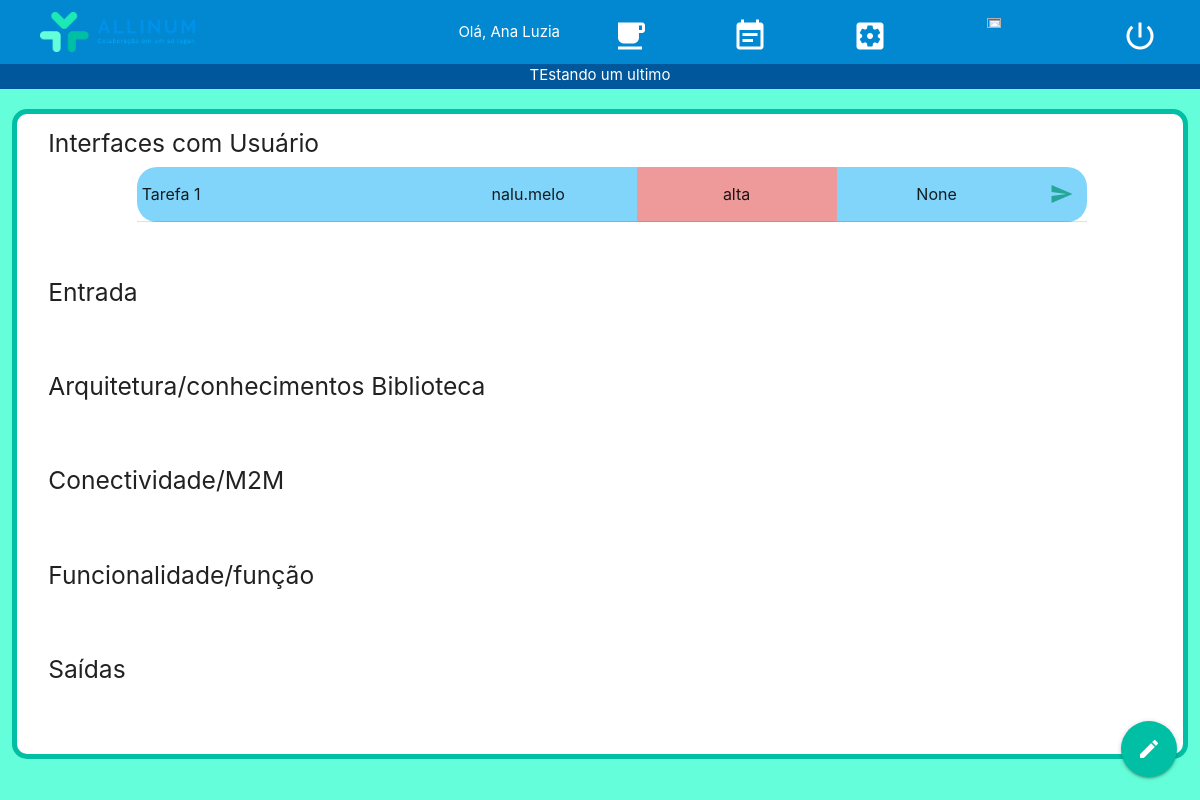
/visao_projeto/15 (signed in), run on the app's committed database.
### usuarios/models.py (models this page shows, shortened)
class Projeto(models.Model):
    titulo = models.TextField(max_length=100, null=False)
    descricao = models.TextField(max_length=400, null=False)
    lider = models.ForeignKey(User, on_delete=models.CASCADE)
    membros = models.ManyToManyField(Membro)
    ult_alt = models.TextField(max_length=100, null=True)
    data_ult_alt = models.DateField(null=True)

class Categoria(models.Model):
    nome = models.CharField(max_length=100, null=False)

class Tarefa(models.Model):
    titulo = models.CharField(max_length=100, null=False)
    resp = models.ForeignKey(Membro, on_delete=models.CASCADE)
    projeto = models.ForeignKey(Projeto, on_delete=models.CASCADE)
    prioridade = models.CharField(max_length=15, null=True)
    data_limite = models.DateField(null=True)
    concluido = models.BooleanField(default=False)
    categoria = models.ForeignKey(Categoria, on_delete=models.CASCADE)

class Membro(models.Model):
    user = models.OneToOneField(User, on_delete=models.CASCADE)

### usuarios/views.py (the view)
# urls.py: url(r'^visao_projeto/(?P<pk>[0-9]+)', projeto_visao, name='visao_projeto'),
@login_required
def projeto_visao(request, pk, template_name="visao_projeto.html"):
    tarefas = Tarefa.objects.filter(projeto_id=pk)
    categoria = Categoria.objects.all()
    try:
        projeto = Projeto.objects.get(pk=pk)
    except:
        messages.error(request, "Projeto não encontrado!")
        return redirect('/projeto_lista/')
    context = {'projeto': projeto, 'tarefas': tarefas, 'categorias': categoria, 'template': "visao_projeto"}
    return render(request, template_name, context)

### templates/visao_projeto.html (shortened to what this page needs)
{% extends 'baseTemplate.html' %}
{% block titulo %}
    {{ projeto.titulo }}
{% endblock titulo %}
{% block conteudo %}
    <div class="row" style="margin-left: 20px;">
        {% for categoria in categorias %}
        <div class="col s11">
            <div class="row">
                <div class="col s12">
                    <h5> {{ categoria.nome }} </h5>
                    <div class="row">
                        <div class="col s1"></div>
                        <div class="col s11">
                            <div>
                                <table class="light-blue lighten-3" style="border-radius: 20px;">
                                    <tbody>
                                        {% for tarefa in tarefas %}
                                            {% if tarefa.categoria.id == categoria.id %}
                                        <tr>
                                            <td style="width: 35%"> {{ tarefa.titulo }} </td>
                                            <td style="width: 15%"> {{ tarefa.resp.user.username }} </td>
                                            <td class="{% if tarefa.prioridade == "baixa" %} light-green lighten-2 {% endif %}
                                                       {% if tarefa.prioridade == "alta" %} red lighten-3 {% endif %}"
                                                style="text-align: center; width: 20%"> {{ tarefa.prioridade }} </td>
                                            <td style="text-align: center; width: 20%"> {{ tarefa.data_limite }} </td>
                                            <td style="width: 5%"><a href="{% url 'tarefa_editar' pk=tarefa.pk %}" class="secondary-content" style="margin-right: 20%;"><i class="material-icons">send</i></a></td>
                                        </tr>
                                            {% endif %}
                                        {% endfor %}
                                    </tbody>
                                </table>
                            </div>
                        </div>
                    </div>
                </div>
            </div>
        </div>
        {% endfor %}
    <div class="fixed-action-btn" id="projetos-options">
      <a class="btn-floating btn-large teal accent-4">
        <i class="large material-icons">mode_edit</i>
      </a>
    </div>
{% endblock conteudo %}

### templates/baseTemplate.html (shortened to what this page needs)
<html lang="pt-br">
    {% load static %}
	<head>
	    <link rel="stylesheet" href="https://cdnjs.cloudflare.com/ajax/libs/materialize/1.0.0/css/materialize.min.css">
	</head>
	<body style = 'background:  {% if request.user.profile.tema == 'C' %}
                                    #64FFDA
                                {% endif %}
                                ;'>
		<nav>
		    <div class="nav-wrapper {% if request.user.profile.tema == 'C' %}
                                        light-blue darken-2
                                    {% endif %}
                                    ">
		      	<a href="{% url 'projeto_lista' %}" style="margin-left: 40px; color:#FFFFFF;"> <img src = "{% static 'usuarios/logos/Logo_V_C.png' %}"
	      		style = "height: 40px; margin-top: 1%;"/> </a>
		      	<ul id="nav-mobile" class="right">
                    <li style="margin-right: 10px;"> Olá, {{ request.user.first_name}} </li>
			      	<li><a href=" {% url 'projeto_lista' %} " style="height: 100%; width: 120px;">
			      		<img src = "{% static 'usuarios/icons/projetos.png' %}" style = "width: 40%; margin-left: 30%; margin-top: 20%;">
			      	</a></li>
			      	<li><a href="{% url 'visao_tarefa' %}" style="height: 100%; width: 120px;">
			      		<img src = "{% static 'usuarios/icons/tarefas.png' %}" style = "width: 40%; margin-left: 30%; margin-top: 20%;">
			      	</a></li>
			        <li><a href=" {% url 'usuario_configuracao' %} " style="height: 100%; width: 120px;">
			      		<img src = "{% static 'usuarios/icons/configuracoes.png' %}" style = "width: 40%; margin-left: 30%; margin-top: 20%;">
			      	</a></li>
			        <li><a href="" class="btn-flat disabled" style="height: 100%; width: 120px;">
			        	<img src = "{% static 'usuarios/icons/notificacoes.png' %}" style = "width: 40%; margin-left: 30%; margin-top: 20%;">
			        </a></li>
			        <li><a href="{% url 'logout' %}" style="height: 100%; width: 120px;">
			        	<img src = "{% static 'usuarios/icons/sair.png' %}" style = "width: 40%; margin-left: 30%; margin-top: 20%;">
			        </a></li>
		      	</ul>
		    </div>
	  	</nav>
	  	<div class = row>
	  		<div class = "col s12" style = "height: 25px; background:   {% if request.user.profile.tema == 'C' %}
                                                                            #01579B
                                                                        {% endif %}
                                                                        ;
                    color: #FFFFFF; text-align: center;"> {% block titulo %} {% endblock %} </div>
	  	</div>
		<div class = 'col s12' style = "background: {% if request.user.profile.tema == 'C' %}
                                                        #FFFFFF
                                                    {% endif %}
                                                    ;
                min-height: 80%; margin: 1%; border: 5px solid #00BFA5; border-radius: 15px;">
            {% block conteudo %}
            {% endblock %}
		</div>
	</body>
</html>

### data on the page
Projeto: titulo "TEstando um ultimo"
Categoria: nome "Interfaces com Usuário"
Tarefa: titulo "Tarefa 1", resp.user.username "nalu.melo", prioridade "alta", data_limite "None"
Categoria: nome "Entrada"
Categoria: nome "Arquitetura/conhecimentos Biblioteca"
Categoria: nome "Conectividade/M2M"
Categoria: nome "Funcionalidade/função"
Categoria: nome "Saídas"

### other printed values
{{ request.user.first_name }} "Ana Luzia"
